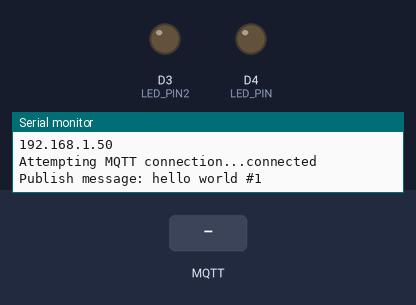
Bench run of a sketch on a simulated ESP8266 (NodeMCU). On the bench: output pins drawn as LEDs (lit = HIGH), the last lines printed to the serial monitor. The test bench sets the inputs (shaded band). WiFi joins after 1.5 s; servers stay silent unless stated; no MQTT or app messages arrive unless stated.

Above: at 2.7 s.
2.8 s: MQTT message "true" arrives on the first subscribed topic
At 3.1 s:
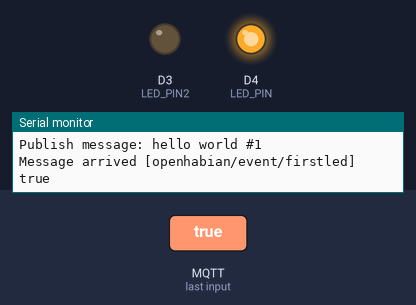
4.3 s: MQTT message "1" arrives on the first subscribed topic
At 5.4 s:
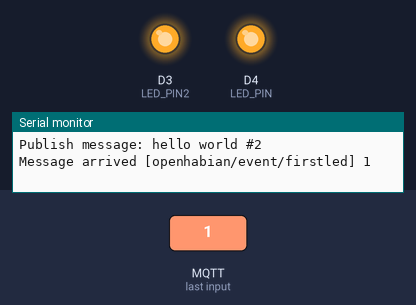
5.8 s: MQTT message "false" arrives on the first subscribed topic
At 6.5 s:
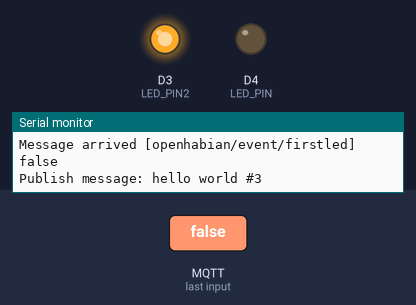
7.3 s: MQTT message "0" arrives on the first subscribed topic
At 7.7 s:
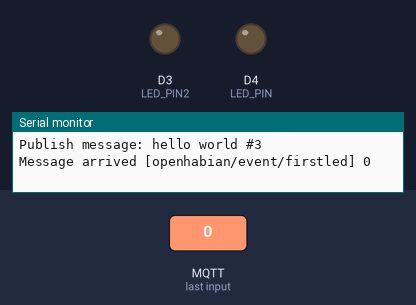
Timing chart, 0 to 9.8 s (numbered marks = the images above; inputs shaded):
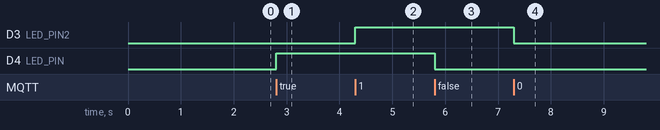

The sketch:

mqtt_esp8266-test.ino
```cpp
/*
 Basic ESP8266 MQTT example

 This sketch demonstrates the capabilities of the pubsub library in combination
 with the ESP8266 board/library.

 It connects to an MQTT server then:
  - publishes "hello world" to the topic "outTopic" every two seconds
  - subscribes to the topic "inTopic", printing out any messages
    it receives. NB - it assumes the received payloads are strings not binary
  - If the first character of the topic "inTopic" is an 1, switch ON the ESP Led,
    else switch it off

 It will reconnect to the server if the connection is lost using a blocking
 reconnect function. See the 'mqtt_reconnect_nonblocking' example for how to
 achieve the same result without blocking the main loop.

 To install the ESP8266 board, (using Arduino 1.6.4+):
  - Add the following 3rd party board manager under "File -> Preferences -> Additional Boards Manager URLs":
       http://arduino.esp8266.com/stable/package_esp8266com_index.json
  - Open the "Tools -> Board -> Board Manager" and click install for the ESP8266"
  - Select your ESP8266 in "Tools -> Board"

*/

#include <ESP8266WiFi.h>
#include <PubSubClient.h>

// Update these with values suitable for your network.
#define LED_PIN D4
#define LED_PIN2 D3

const char* ssid = "NIGHTOWL";
const char* password = "VEgFXiRxs3";
const char* mqtt_server = "10.99.226.178";
const char* mqtt_username = "openhabian";
const char* mqtt_password = "5dc2deb5fe";
const char* mqtt_id = "loreto";
const char* publish_msg = "openhabian/loreto/test";
const char* subscribe_msg = "openhabian/event/firstled";
const char* subscribe2_msg = "openhabian/event/secondled";

WiFiClient espClient;
PubSubClient client(espClient);
long lastMsg = 0;
char msg[50];
char button_value[50];
int value = 0;

void setup() {
  pinMode(LED_PIN2, OUTPUT);     // Initialize the BUILTIN_LED pin as an output
  pinMode(LED_PIN, OUTPUT);
  Serial.begin(115200);
  setup_wifi();
  client.setServer(mqtt_server, 1883);
  client.setCallback(callback);
}

void setup_wifi() {

  delay(10);
  // We start by connecting to a WiFi network
  Serial.println();
  Serial.print("Connecting to ");
  Serial.println(ssid);

  WiFi.begin(ssid, password);

  while (WiFi.status() != WL_CONNECTED) {
    delay(500);
    Serial.print(".");
  }

  Serial.println("");
  Serial.println("WiFi connected");
  Serial.println("IP address: ");
  Serial.println(WiFi.localIP());
}

void callback(char* topic, byte* payload, unsigned int length) {
  Serial.print("Message arrived [");
  Serial.print(topic);
  Serial.print("] ");
  for (int i = 0; i < length; i++) {
    Serial.print((char)payload[i]);
  }
  Serial.println();

  memset(button_value, 0, sizeof(button_value));
  strncpy(button_value, (char *)payload, length);

  if(strcmp(button_value, "true")==0) {
    digitalWrite(LED_PIN, HIGH);
  }
  else if(strcmp(button_value, "false")==0) {
    digitalWrite(LED_PIN, LOW);
  }
  // Switch on the LED if an 1 was received as first character
  else if ((char)payload[0] == '1') {
    digitalWrite(LED_PIN2, HIGH);   // Turn the LED on (Note that LOW is the voltage level
    // but actually the LED is on; this is because
    // it is acive low on the ESP-01)
  } else {
    digitalWrite(LED_PIN2, LOW);  // Turn the LED off by making the voltage HIGH
  }

}

void reconnect() {
  // Loop until we're reconnected
  while (!client.connected()) {
    Serial.print("Attempting MQTT connection...");
    // Attempt to connect
    if (client.connect(mqtt_id, mqtt_username, mqtt_password)) {
      Serial.println("connected");
      // Once connected, publish an announcement...
      client.publish(publish_msg, "hello world");
      // ... and resubscribe
      client.subscribe(subscribe_msg);
      client.subscribe(subscribe2_msg);
    } else {
      Serial.print("failed, rc=");
      Serial.print(client.state());
      Serial.println(" try again in 5 seconds");
      // Wait 5 seconds before retrying
      delay(5000);
    }
  }
}
void loop() {

  if (!client.connected()) {
    reconnect();
  }
  client.loop();

  long now = millis();
  if (now - lastMsg > 2000) {
    lastMsg = now;
    ++value;
    snprintf (msg, 75, "hello world #%ld", value);
    Serial.print("Publish message: ");
    Serial.println(msg);
    client.publish(publish_msg, msg);
  }
}
```

Measured:
- after the input at 2.8 s, D4 (LED_PIN): LOW → HIGH at once
- after the input at 4.3 s, D3 (LED_PIN2): LOW → HIGH at once
- after the input at 5.8 s, D4 (LED_PIN): HIGH → LOW at once
- after the input at 7.3 s, D3 (LED_PIN2): HIGH → LOW at once
